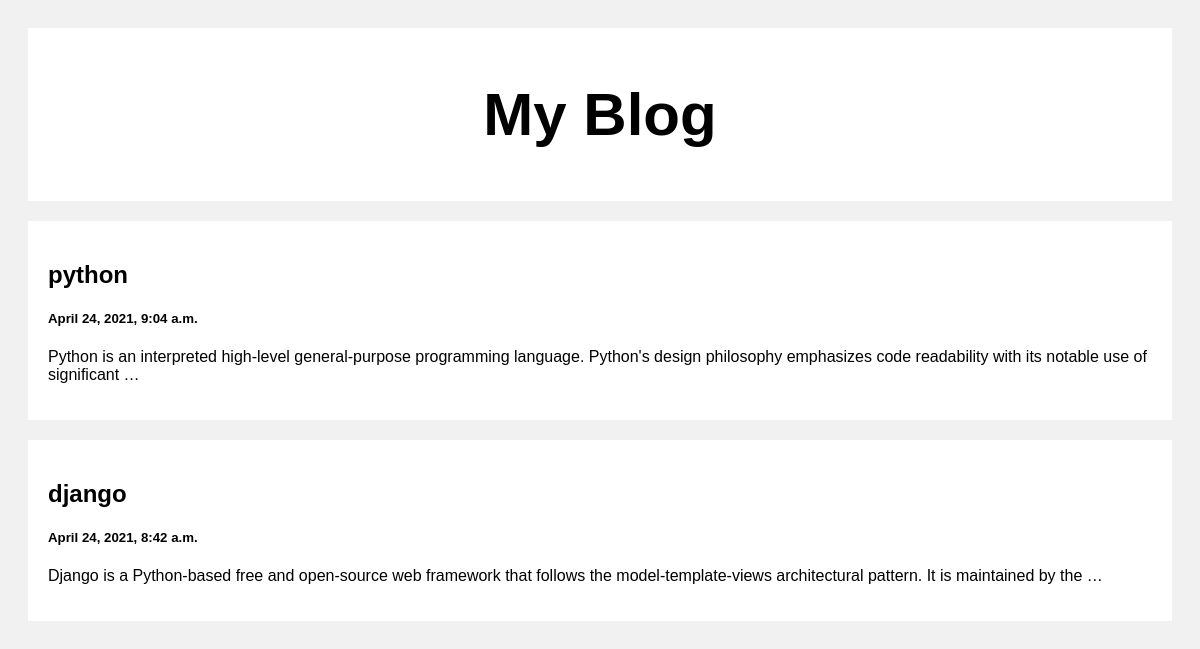
The page / on the database its author committed.
### posts/models.py (models this page shows)
class Post(models.Model):
    title = models.CharField(max_length=100)
    body = models.CharField(max_length=1000)
    created_at = models.DateTimeField(default=datetime.now, blank=True)

### posts/views.py (the view)
def index(request):
    posts = Post.objects.all
    return render(request, 'index.html', {'posts': posts})

### templates/index.html (shortened to what this page needs)
<!DOCTYPE html>
<html>
<head>
</head>
<body>
<div class="header">
  <h2>My Blog</h2>
</div>
<div class="row">
  <div class="leftcolumn">
    {% for post in posts reversed %}
    <div class="card">
      <a style="text-decoration: none; color: black;" href="/post/{{post.id}}">
        <h2>{{post.title}}</h2>
        <h5>{{post.created_at}}</h5>
        <p>{{post.body|truncatewords:20}}</p>
      </a>
    </div>
    {% endfor %}
  </div>
</div>
</body>
</html>

### templates/index.html (style rules this page uses)
* { box-sizing: border-box; }
body { font-family: Arial; padding: 20px; background: #f1f1f1; }
.header { padding: 2px; font-size: 40px; text-align: center; background: white; }
.leftcolumn { float: left; width: 100%; }
.card { background-color: white; padding: 20px; margin-top: 20px; }
.row:after { content: ""; display: table; clear: both; }

### rows shown on the page
Post: title "python", created_at "April 24, 2021, 9:04 a.m.", body "Python is an interpreted high-level general-purpose programming language. Python's design philosophy emphasizes code readability with its notable use of significant …"
Post: title "django", created_at "April 24, 2021, 8:42 a.m.", body "Django is a Python-based free and open-source web framework that follows the model-template-views architectural pattern. It is maintained by the …"
